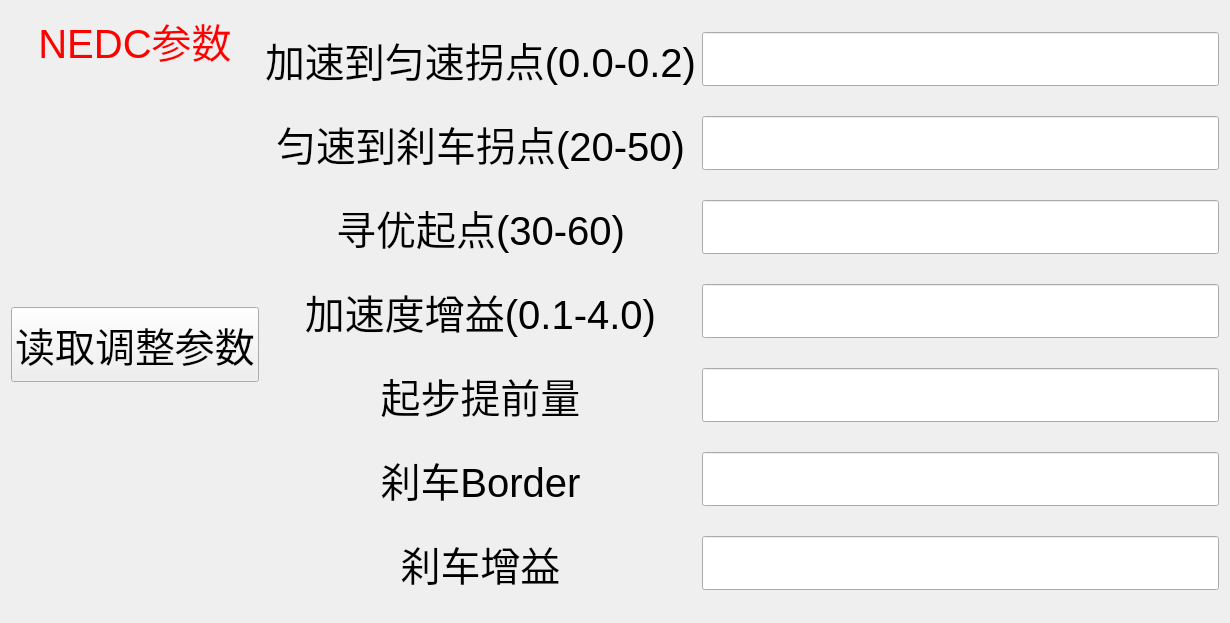
<?xml version="1.0" encoding="UTF-8"?>
<ui version="4.0">
 <class>SettingWidgetPedalRobotStudy</class>
 <widget class="QWidget" name="SettingWidgetPedalRobotStudy">
  <property name="geometry">
   <rect>
    <x>0</x>
    <y>0</y>
    <width>1230</width>
    <height>623</height>
   </rect>
  </property>
  <property name="windowTitle">
   <string>Form</string>
  </property>
  <layout class="QVBoxLayout" name="verticalLayout_2">
   <item>
    <layout class="QHBoxLayout" name="horizontalLayout">
     <item>
      <layout class="QVBoxLayout" name="verticalLayout">
       <item>
        <widget class="QLabel" name="label_8">
         <property name="font">
          <font>
           <pointsize>30</pointsize>
          </font>
         </property>
         <property name="styleSheet">
          <string notr="true">color: rgb(255, 0, 0);</string>
         </property>
         <property name="text">
          <string>NEDC参数</string>
         </property>
         <property name="alignment">
          <set>Qt::AlignCenter</set>
         </property>
        </widget>
       </item>
       <item>
        <spacer name="verticalSpacer_4">
         <property name="orientation">
          <enum>Qt::Vertical</enum>
         </property>
         <property name="sizeHint" stdset="0">
          <size>
           <width>20</width>
           <height>40</height>
          </size>
         </property>
        </spacer>
       </item>
       <item>
        <widget class="QPushButton" name="pushButton_readCalibratedParams">
         <property name="minimumSize">
          <size>
           <width>0</width>
           <height>75</height>
          </size>
         </property>
         <property name="font">
          <font>
           <pointsize>30</pointsize>
          </font>
         </property>
         <property name="text">
          <string>读取调整参数</string>
         </property>
        </widget>
       </item>
       <item>
        <spacer name="verticalSpacer_3">
         <property name="orientation">
          <enum>Qt::Vertical</enum>
         </property>
         <property name="sizeHint" stdset="0">
          <size>
           <width>20</width>
           <height>40</height>
          </size>
         </property>
        </spacer>
       </item>
      </layout>
     </item>
     <item>
      <layout class="QGridLayout" name="gridLayout">
       <item row="0" column="0">
        <widget class="QLabel" name="label">
         <property name="font">
          <font>
           <pointsize>30</pointsize>
          </font>
         </property>
         <property name="text">
          <string>加速到匀速拐点(0.0-0.2)</string>
         </property>
         <property name="alignment">
          <set>Qt::AlignCenter</set>
         </property>
        </widget>
       </item>
       <item row="5" column="1">
        <widget class="QLineEdit" name="lineEdit_6">
         <property name="font">
          <font>
           <pointsize>30</pointsize>
          </font>
         </property>
         <property name="alignment">
          <set>Qt::AlignCenter</set>
         </property>
        </widget>
       </item>
       <item row="3" column="0">
        <widget class="QLabel" name="label_4">
         <property name="font">
          <font>
           <pointsize>30</pointsize>
          </font>
         </property>
         <property name="text">
          <string>加速度增益(0.1-4.0)</string>
         </property>
         <property name="alignment">
          <set>Qt::AlignCenter</set>
         </property>
        </widget>
       </item>
       <item row="2" column="1">
        <widget class="QLineEdit" name="lineEdit_3">
         <property name="font">
          <font>
           <pointsize>30</pointsize>
          </font>
         </property>
         <property name="alignment">
          <set>Qt::AlignCenter</set>
         </property>
        </widget>
       </item>
       <item row="1" column="1">
        <widget class="QLineEdit" name="lineEdit_2">
         <property name="font">
          <font>
           <pointsize>30</pointsize>
          </font>
         </property>
         <property name="alignment">
          <set>Qt::AlignCenter</set>
         </property>
        </widget>
       </item>
       <item row="2" column="0">
        <widget class="QLabel" name="label_3">
         <property name="font">
          <font>
           <pointsize>30</pointsize>
          </font>
         </property>
         <property name="text">
          <string>寻优起点(30-60)</string>
         </property>
         <property name="alignment">
          <set>Qt::AlignCenter</set>
         </property>
        </widget>
       </item>
       <item row="1" column="0">
        <widget class="QLabel" name="label_2">
         <property name="font">
          <font>
           <pointsize>30</pointsize>
          </font>
         </property>
         <property name="text">
          <string>匀速到刹车拐点(20-50)</string>
         </property>
         <property name="alignment">
          <set>Qt::AlignCenter</set>
         </property>
        </widget>
       </item>
       <item row="3" column="1">
        <widget class="QLineEdit" name="lineEdit_4">
         <property name="font">
          <font>
           <pointsize>30</pointsize>
          </font>
         </property>
         <property name="alignment">
          <set>Qt::AlignCenter</set>
         </property>
        </widget>
       </item>
       <item row="4" column="1">
        <widget class="QLineEdit" name="lineEdit_5">
         <property name="font">
          <font>
           <pointsize>30</pointsize>
          </font>
         </property>
         <property name="alignment">
          <set>Qt::AlignCenter</set>
         </property>
        </widget>
       </item>
       <item row="4" column="0">
        <widget class="QLabel" name="label_5">
         <property name="font">
          <font>
           <pointsize>30</pointsize>
          </font>
         </property>
         <property name="text">
          <string>起步提前量</string>
         </property>
         <property name="alignment">
          <set>Qt::AlignCenter</set>
         </property>
        </widget>
       </item>
       <item row="5" column="0">
        <widget class="QLabel" name="label_6">
         <property name="font">
          <font>
           <pointsize>30</pointsize>
          </font>
         </property>
         <property name="text">
          <string>刹车Border</string>
         </property>
         <property name="alignment">
          <set>Qt::AlignCenter</set>
         </property>
        </widget>
       </item>
       <item row="0" column="1">
        <widget class="QLineEdit" name="lineEdit">
         <property name="font">
          <font>
           <pointsize>30</pointsize>
          </font>
         </property>
         <property name="alignment">
          <set>Qt::AlignCenter</set>
         </property>
        </widget>
       </item>
       <item row="6" column="0">
        <widget class="QLabel" name="label_7">
         <property name="font">
          <font>
           <pointsize>30</pointsize>
          </font>
         </property>
         <property name="text">
          <string>刹车增益</string>
         </property>
         <property name="alignment">
          <set>Qt::AlignCenter</set>
         </property>
        </widget>
       </item>
       <item row="6" column="1">
        <widget class="QLineEdit" name="lineEdit_7">
         <property name="font">
          <font>
           <pointsize>30</pointsize>
          </font>
         </property>
         <property name="alignment">
          <set>Qt::AlignCenter</set>
         </property>
        </widget>
       </item>
      </layout>
     </item>
    </layout>
   </item>
  </layout>
 </widget>
 <tabstops>
  <tabstop>lineEdit</tabstop>
  <tabstop>lineEdit_2</tabstop>
  <tabstop>lineEdit_3</tabstop>
  <tabstop>lineEdit_4</tabstop>
  <tabstop>lineEdit_5</tabstop>
  <tabstop>lineEdit_6</tabstop>
  <tabstop>lineEdit_7</tabstop>
 </tabstops>
 <resources/>
 <connections/>
</ui>
